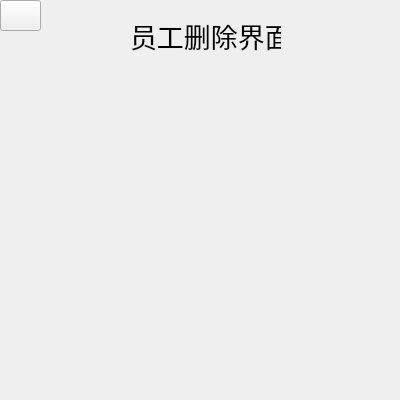
<?xml version="1.0" encoding="UTF-8"?>
<ui version="4.0">
 <class>DeleteEmployee</class>
 <widget class="QWidget" name="DeleteEmployee">
  <property name="geometry">
   <rect>
    <x>0</x>
    <y>0</y>
    <width>400</width>
    <height>400</height>
   </rect>
  </property>
  <property name="windowTitle">
   <string>Form</string>
  </property>
  <widget class="QLabel" name="label">
   <property name="geometry">
    <rect>
     <x>130</x>
     <y>10</y>
     <width>151</width>
     <height>51</height>
    </rect>
   </property>
   <property name="font">
    <font>
     <pointsize>20</pointsize>
    </font>
   </property>
   <property name="text">
    <string>员工删除界面</string>
   </property>
  </widget>
  <widget class="QPushButton" name="pushButton_back">
   <property name="geometry">
    <rect>
     <x>0</x>
     <y>0</y>
     <width>41</width>
     <height>31</height>
    </rect>
   </property>
   <property name="styleSheet">
    <string notr="true">border-image: url(:/Image/s.png);</string>
   </property>
   <property name="text">
    <string/>
   </property>
  </widget>
 </widget>
 <resources/>
 <connections/>
</ui>
